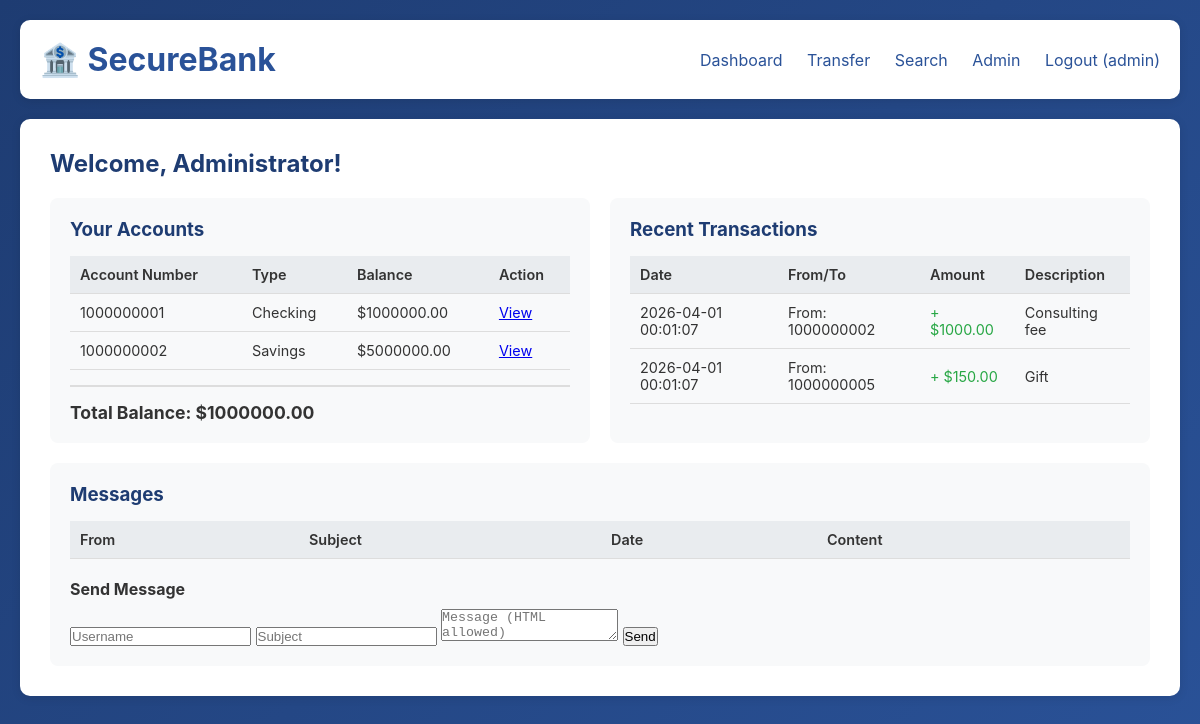
The app's page /dashboard (signed in) with its own data.
### tables this page shows
CREATE TABLE users (
            id INTEGER PRIMARY KEY AUTOINCREMENT,
            username TEXT UNIQUE,
            password TEXT,
            email TEXT,
            full_name TEXT,
            phone TEXT,
            is_admin INTEGER DEFAULT 0,
            balance REAL DEFAULT 0.0,
            created_at TIMESTAMP DEFAULT CURRENT_TIMESTAMP
        );

CREATE TABLE accounts (
            id INTEGER PRIMARY KEY AUTOINCREMENT,
            user_id INTEGER,
            account_number TEXT UNIQUE,
            account_type TEXT,
            balance REAL DEFAULT 0.0,
            created_at TIMESTAMP DEFAULT CURRENT_TIMESTAMP,
            FOREIGN KEY (user_id) REFERENCES users(id)
        );

CREATE TABLE transactions (
            id INTEGER PRIMARY KEY AUTOINCREMENT,
            from_account INTEGER,
            to_account INTEGER,
            amount REAL,
            description TEXT,
            created_at TIMESTAMP DEFAULT CURRENT_TIMESTAMP,
            FOREIGN KEY (from_account) REFERENCES accounts(id),
            FOREIGN KEY (to_account) REFERENCES accounts(id)
        );

### app.py (the view)
@app.route('/dashboard')
def dashboard():
    if 'user_id' not in session:
        return redirect(url_for('login'))
    conn = get_db()
    cursor = conn.cursor()
    cursor.execute("SELECT * FROM users WHERE id=?", (session['user_id'],))
    user = cursor.fetchone()
    cursor.execute("SELECT * FROM accounts WHERE user_id=?", (session['user_id'],))
    accounts = cursor.fetchall()
    cursor.execute('''
        SELECT t.*, a1.account_number as from_acc_num, a2.account_number as to_acc_num
        FROM transactions t
        LEFT JOIN accounts a1 ON t.from_account = a1.id
        LEFT JOIN accounts a2 ON t.to_account = a2.id
        WHERE a1.user_id=? OR a2.user_id=?
        ORDER BY t.created_at DESC LIMIT 10
    ''', (session['user_id'], session['user_id']))
    transactions = cursor.fetchall()
    cursor.execute("SELECT * FROM messages WHERE user_id=? ORDER BY created_at DESC", (session['user_id'],))
    messages = cursor.fetchall()
    conn.close()
    return render_template('dashboard.html', user=user, accounts=accounts,
                         transactions=transactions, messages=messages)

### app.py (called while the page is built)
def get_db():
    conn = sqlite3.connect(DATABASE)
    conn.row_factory = sqlite3.Row
    return conn

### templates/dashboard.html (shortened to what this page needs)
<!DOCTYPE html>
<html lang="en">
<head>
    <link rel="stylesheet" href="{{ url_for('static', filename='css/style.css') }}">
</head>
<body>
    <div class="container">
        <header>
            <h1>🏦 SecureBank</h1>
            <nav>
                <a href="{{ url_for('dashboard') }}">Dashboard</a>
                <a href="{{ url_for('transfer') }}">Transfer</a>
                <a href="{{ url_for('search') }}">Search</a>
                {% if session.get('is_admin') %}
                <a href="{{ url_for('admin') }}">Admin</a>
                {% endif %}
                <a href="{{ url_for('logout') }}">Logout ({{ session.username }})</a>
            </nav>
        </header>
        <div class="dashboard">
            <h2>Welcome, {{ user.full_name }}!</h2>
            <div class="dashboard-grid">
                <div class="panel">
                    <h3>Your Accounts</h3>
                    <table>
                        <thead>
                            <tr>
                                <th>Account Number</th>
                                <th>Type</th>
                                <th>Balance</th>
                                <th>Action</th>
                            </tr>
                        </thead>
                        <tbody>
                            {% for account in accounts %}
                            <tr>
                                <td>{{ account.account_number }}</td>
                                <td>{{ account.account_type }}</td>
                                <td>${{ "%.2f" % account.balance }}</td>
                                <td><a href="{{ url_for('account_detail', account_id=account.id) }}">View</a></td>
                            </tr>
                            {% endfor %}
                        </tbody>
                    </table>
                    <div class="total-balance">
                        <strong>Total Balance: ${{ "%.2f" % user.balance }}</strong>
                    </div>
                </div>
                <div class="panel">
                    <h3>Recent Transactions</h3>
                    <table>
                        <thead>
                            <tr>
                                <th>Date</th>
                                <th>From/To</th>
                                <th>Amount</th>
                                <th>Description</th>
                            </tr>
                        </thead>
                        <tbody>
                            {% for trans in transactions %}
                            <tr>
                                <td>{{ trans.created_at }}</td>
                                <td>
                                    {% if trans.from_account == accounts[0].id %}
                                    To: {{ trans.to_acc_num }}
                                    {% else %}
                                    From: {{ trans.from_acc_num }}
                                    {% endif %}
                                </td>
                                <td class="{% if trans.from_account == accounts[0].id %}negative{% else %}positive{% endif %}">
                                    {% if trans.from_account == accounts[0].id %}-
                                    {% else %}+
                                    {% endif %}
                                    ${{ "%.2f" % trans.amount }}
                                </td>
                                <td>{{ trans.description }}</td>
                            </tr>
                            {% endfor %}
                        </tbody>
                    </table>
                </div>
            </div>
            <div class="panel">
                <h3>Messages</h3>
                <table>
                    <thead>
                        <tr>
                            <th>From</th>
                            <th>Subject</th>
                            <th>Date</th>
                            <th>Content</th>
                        </tr>
                    </thead>
                </table>
                <h4>Send Message</h4>
                <form method="POST" action="{{ url_for('send_message') }}">
                    <input type="text" name="to_user" placeholder="Username" required>
                    <input type="text" name="subject" placeholder="Subject" required>
                    <textarea name="content" placeholder="Message (HTML allowed)" required></textarea>
                    <button type="submit">Send</button>
                </form>
            </div>
        </div>
    </div>
</body>
</html>

### static/css/style.css (style rules this page uses)
* { margin: 0; padding: 0; box-sizing: border-box; }
body { font-family: -apple-system, BlinkMacSystemFont, 'Segoe UI', Roboto, Oxygen, Ubuntu, sans-serif; background: linear-gradient(135deg, #1e3c72 0%, #2a5298 100%); min-height: 100vh; color: #333; }
.container { max-width: 1200px; margin: 0 auto; padding: 20px; }
header { background: white; padding: 20px; border-radius: 10px; margin-bottom: 20px; box-shadow: 0 2px 10px rgba(0,0,0,0.1); display: flex; justify-content: space-between; align-items: center; }
header h1 { color: #2a5298; }
nav a { margin-left: 20px; color: #2a5298; text-decoration: none; }
.dashboard { background: white; padding: 30px; border-radius: 10px; box-shadow: 0 2px 10px rgba(0,0,0,0.1); }
.dashboard h2 { color: #1e3c72; margin-bottom: 20px; }
.dashboard-grid { display: grid; grid-template-columns: 1fr 1fr; gap: 20px; margin-bottom: 20px; }
.panel { background: #f8f9fa; padding: 20px; border-radius: 8px; }
.panel h3 { color: #1e3c72; margin-bottom: 15px; }
.panel h4 { margin: 20px 0 10px; }
table { width: 100%; border-collapse: collapse; font-size: 0.9em; }
th, td { padding: 10px; text-align: left; border-bottom: 1px solid #ddd; }
th { background: #e9ecef; font-weight: 600; }
.positive { color: #28a745; }
.total-balance { margin-top: 15px; padding-top: 15px; border-top: 2px solid #ddd; font-size: 1.1em; }

### records on screen
users: username "admin", full_name "Administrator", balance "1000000.00"
accounts: account_number "1000000001", account_type "Checking", balance "1000000.00"
accounts: account_number "1000000002", account_type "Savings", balance "5000000.00"
transactions: amount "1000.00"
transactions: amount "150.00"
